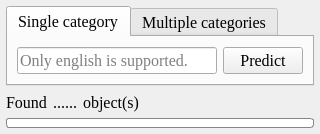
<?xml version="1.0" encoding="UTF-8"?>
<ui version="4.0">
 <class>Form</class>
 <widget class="QWidget" name="Form">
  <property name="geometry">
   <rect>
    <x>0</x>
    <y>0</y>
    <width>320</width>
    <height>134</height>
   </rect>
  </property>
  <property name="font">
   <font>
    <family>Times New Roman</family>
    <pointsize>12</pointsize>
   </font>
  </property>
  <property name="windowTitle">
   <string>Texr prompt</string>
  </property>
  <layout class="QVBoxLayout" name="verticalLayout">
   <property name="leftMargin">
    <number>6</number>
   </property>
   <property name="topMargin">
    <number>6</number>
   </property>
   <property name="rightMargin">
    <number>6</number>
   </property>
   <property name="bottomMargin">
    <number>6</number>
   </property>
   <item>
    <widget class="QWidget" name="widget" native="true">
     <layout class="QHBoxLayout" name="horizontalLayout_3">
      <property name="leftMargin">
       <number>0</number>
      </property>
      <property name="topMargin">
       <number>0</number>
      </property>
      <property name="rightMargin">
       <number>0</number>
      </property>
      <property name="bottomMargin">
       <number>0</number>
      </property>
      <item>
       <widget class="QTabWidget" name="tabWidget">
        <property name="currentIndex">
         <number>0</number>
        </property>
        <widget class="QWidget" name="tab">
         <attribute name="title">
          <string>Single category</string>
         </attribute>
         <layout class="QHBoxLayout" name="horizontalLayout">
          <item>
           <widget class="QLineEdit" name="lineEdit_prompt_text_for_single_category">
            <property name="font">
             <font>
              <family>Times New Roman</family>
              <pointsize>12</pointsize>
             </font>
            </property>
            <property name="text">
             <string/>
            </property>
            <property name="placeholderText">
             <string>Only english is supported.</string>
            </property>
           </widget>
          </item>
          <item>
           <widget class="QPushButton" name="pushButton_predict_for_single_category">
            <property name="minimumSize">
             <size>
              <width>80</width>
              <height>0</height>
             </size>
            </property>
            <property name="maximumSize">
             <size>
              <width>80</width>
              <height>16777215</height>
             </size>
            </property>
            <property name="font">
             <font>
              <family>Times New Roman</family>
              <pointsize>12</pointsize>
             </font>
            </property>
            <property name="text">
             <string>Predict</string>
            </property>
           </widget>
          </item>
         </layout>
        </widget>
        <widget class="QWidget" name="tab_2">
         <attribute name="title">
          <string>Multiple categories</string>
         </attribute>
         <layout class="QHBoxLayout" name="horizontalLayout_4">
          <item>
           <widget class="QPushButton" name="pushButton_catgories_setting">
            <property name="text">
             <string>Categories setting</string>
            </property>
           </widget>
          </item>
          <item>
           <widget class="QPushButton" name="pushButton_predict_for_multi_categoriies">
            <property name="minimumSize">
             <size>
              <width>80</width>
              <height>0</height>
             </size>
            </property>
            <property name="maximumSize">
             <size>
              <width>80</width>
              <height>16777215</height>
             </size>
            </property>
            <property name="text">
             <string>Predict</string>
            </property>
           </widget>
          </item>
         </layout>
        </widget>
       </widget>
      </item>
     </layout>
    </widget>
   </item>
   <item>
    <widget class="QWidget" name="widget_2" native="true">
     <layout class="QHBoxLayout" name="horizontalLayout_2">
      <property name="leftMargin">
       <number>0</number>
      </property>
      <property name="topMargin">
       <number>0</number>
      </property>
      <property name="rightMargin">
       <number>0</number>
      </property>
      <property name="bottomMargin">
       <number>0</number>
      </property>
      <item>
       <widget class="QLabel" name="label">
        <property name="text">
         <string>Found</string>
        </property>
       </widget>
      </item>
      <item>
       <widget class="QLabel" name="label_num_objects">
        <property name="minimumSize">
         <size>
          <width>24</width>
          <height>0</height>
         </size>
        </property>
        <property name="text">
         <string>......</string>
        </property>
        <property name="alignment">
         <set>Qt::AlignRight|Qt::AlignTrailing|Qt::AlignVCenter</set>
        </property>
       </widget>
      </item>
      <item>
       <widget class="QLabel" name="label_3">
        <property name="text">
         <string>object(s)</string>
        </property>
       </widget>
      </item>
      <item>
       <spacer name="horizontalSpacer">
        <property name="orientation">
         <enum>Qt::Horizontal</enum>
        </property>
        <property name="sizeHint" stdset="0">
         <size>
          <width>40</width>
          <height>20</height>
         </size>
        </property>
       </spacer>
      </item>
     </layout>
    </widget>
   </item>
   <item>
    <widget class="QProgressBar" name="progressBar">
     <property name="minimumSize">
      <size>
       <width>0</width>
       <height>10</height>
      </size>
     </property>
     <property name="maximumSize">
      <size>
       <width>16777215</width>
       <height>10</height>
      </size>
     </property>
     <property name="styleSheet">
      <string notr="true">QProgressBar {
            border: 1px solid #888783;

            border-radius: 3px;
        }
QProgressBar::chunk {
            background-color: #74d65f;
            border-radius: 2px;
            width: 6px;
            margin: 1px;
        }</string>
     </property>
     <property name="value">
      <number>0</number>
     </property>
     <property name="textVisible">
      <bool>false</bool>
     </property>
    </widget>
   </item>
  </layout>
 </widget>
 <resources/>
 <connections/>
</ui>
